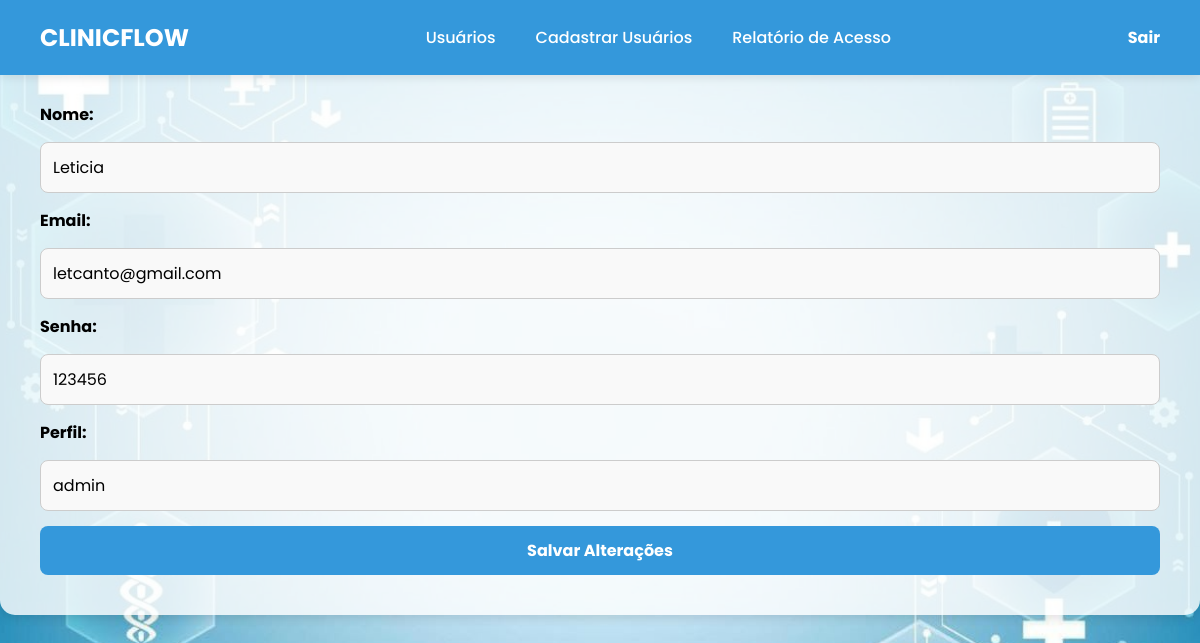
The page /admin/editar_usuario.php?id=5 on the database its author committed.
### tables this page shows
CREATE TABLE `usuarios` (
  `id` int(11) NOT NULL,
  `nome` varchar(100) NOT NULL,
  `email` varchar(100) NOT NULL,
  `senha` varchar(255) NOT NULL,
  `perfil` enum('admin','usuario') DEFAULT 'usuario'
);

### admin/editar_usuario.php (the view, shortened to what this page needs)
<?php
$conn = new mysqli("localhost", "root", "", "labnorte");
$id = $_GET['id'];
$sql = "SELECT * FROM usuarios WHERE id = ?";
$stmt = $conn->prepare($sql);
$stmt->bind_param("i", $id);
$stmt->execute();
$result = $stmt->get_result();
if ($result->num_rows > 0) {
    $usuario = $result->fetch_assoc();
} else {
    die("Usuário não encontrado.");
}
?>
<!DOCTYPE html>
<html lang="pt-BR">
<head>
    <link rel="stylesheet" href="admin.css">
</head>
<body>
     <header class="navbar">
        <div class="logo">ClinicFlow</div>
        <nav>
            <ul class="nav__links">
            <li><a href="/grupo10/admin/admin.php">Usuários</a></li>
                <li><a href="/grupo10/admin/new_user.html">Cadastrar Usuários</a></li>
                <li><a href="/grupo10/admin/relatorio.php">Relatório de Acesso</a></li>
            </ul>
        </nav>
        <a href="/grupo10/index.html" class="sair-btn">Sair</a>
      </header>
    <div class="edit-container">
        <h2>Editar Usuário</h2>
        <form action="att_usuario.php" method="POST">
            <label for="nome">Nome:</label>
            <input type="text" id="nome" name="nome" value="<?php echo $usuario['nome']; ?>" required>
            <label for="email">Email:</label>
            <input type="email" id="email" name="email" value="<?php echo $usuario['email']; ?>" required>
            <label for="senha">Senha:</label>
            <input type="text" id="senha" name="senha" value="<?php echo $usuario['senha']; ?>" required>
            <label for="perfil">Perfil:</label>
            <input type="text" id="perfil" name="perfil" value="<?php echo $usuario['perfil']; ?>" required>
            <button type="submit" class="salvar-btn">Salvar Alterações</button>
        </form>
    </div>
</body>
</html>

### admin/admin.css (style rules this page uses)
* { margin: 0; padding: 0; box-sizing: border-box; font-family: 'Poppins', sans-serif; }
html, body { height: 100%; background-color: #f4f4f4; background-image: url("/grupo10imagens/teladefundo.jpg"); background-size: cover; background-position: center; }
.navbar { background-color: #3498db; color: white; width: 100%; display: flex; justify-content: space-between; align-items: center; padding: 20px 40px; position: fixed; top: 0; left: 0; z-index: 1000; box-shadow: 0 2px 10px rgba(0, 0, 0, 0.1); }
.logo { font-size: 24px; font-weight: bold; color: white; text-transform: uppercase; }
.nav__links { list-style: none; display: flex; justify-content: center; flex: 1; }
.nav__links li { margin: 0 20px; }
.nav__links li a { font-weight: 500; font-size: 16px; color: white; text-decoration: none; transition: all 0.3s ease; }
.sair-btn { color: white; text-decoration: none; font-weight: bold; transition: color 0.3s ease; }
.edit-container { background-color: rgba(255, 255, 255, 0.8); border-radius: 15px; padding: 40px; box-shadow: 0 4px 10px rgba(0, 0, 0, 0.1); }
.edit-container h2 { font-size: 28px; margin-bottom: 20px; text-align: center; }
.edit-container form { display: flex; flex-direction: column; gap: 15px; }
.edit-container label { font-size: 16px; font-weight: bold; }
.edit-container input[type="text"], .edit-container input[type="email"] { padding: 12px; font-size: 16px; border-radius: 8px; border: 1px solid #ccc; background-color: #f9f9f9; transition: all 0.3s ease; }
.edit-container .salvar-btn { background-color: #3498db; color: white; border: none; padding: 12px; border-radius: 8px; cursor: pointer; font-weight: bold; font-size: 16px; transition: background-color 0.3s ease; }

### rows shown on the page
usuarios: nome "Leticia", email "letcanto@gmail.com", senha "123456", perfil "admin"
